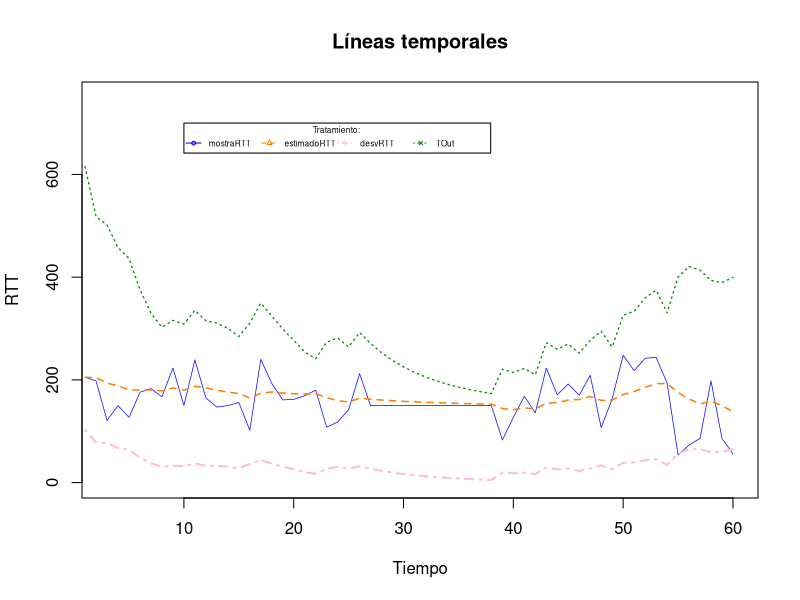
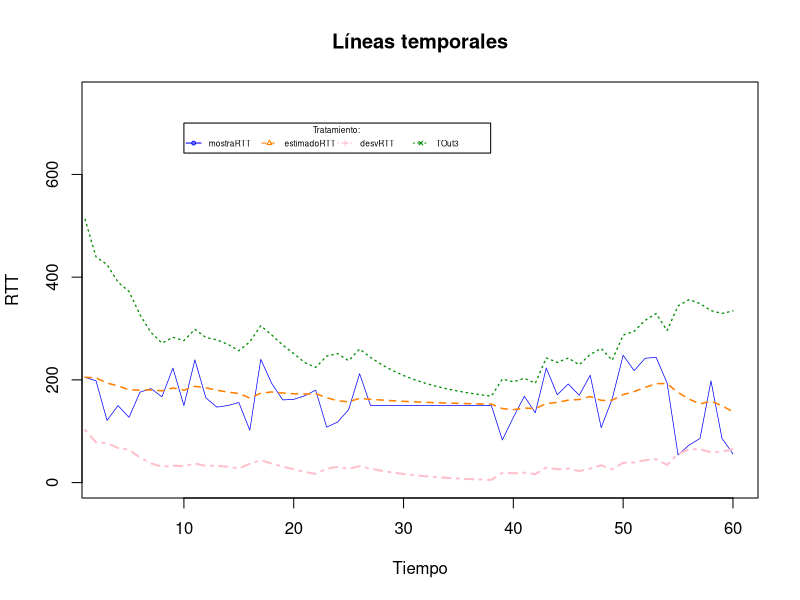
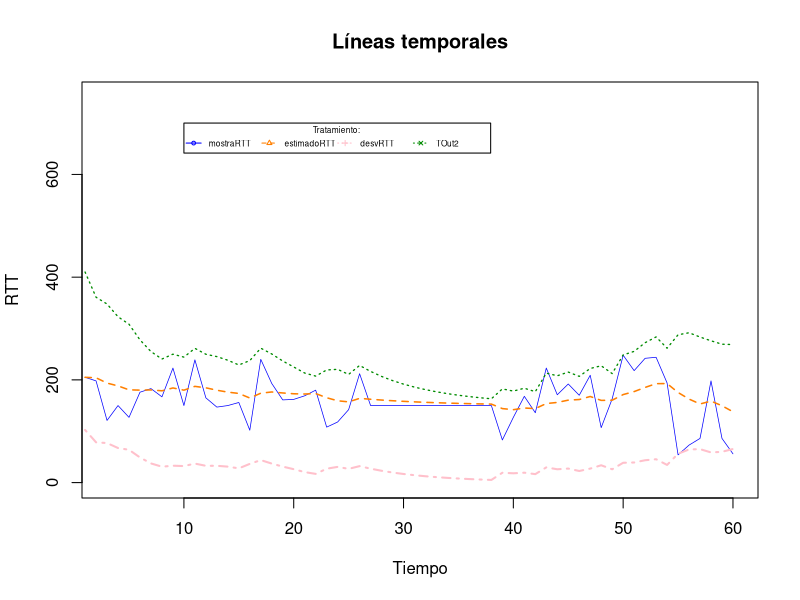
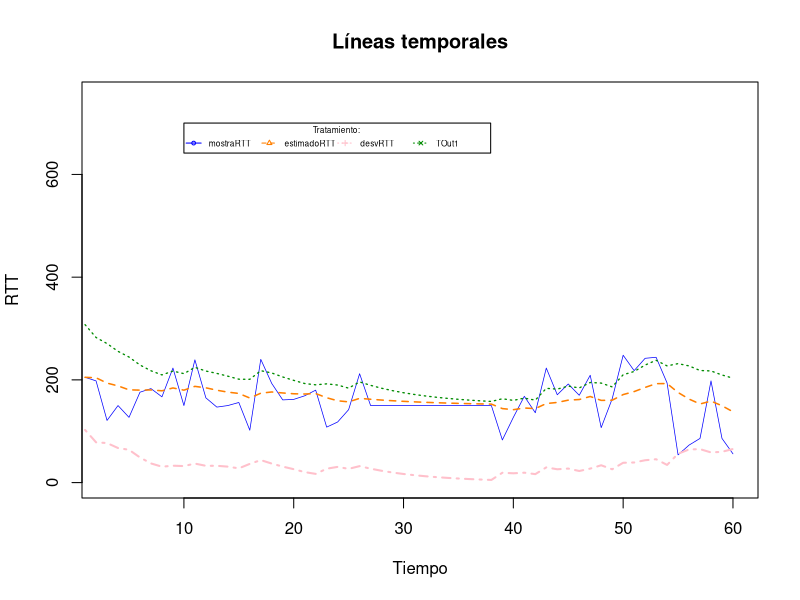
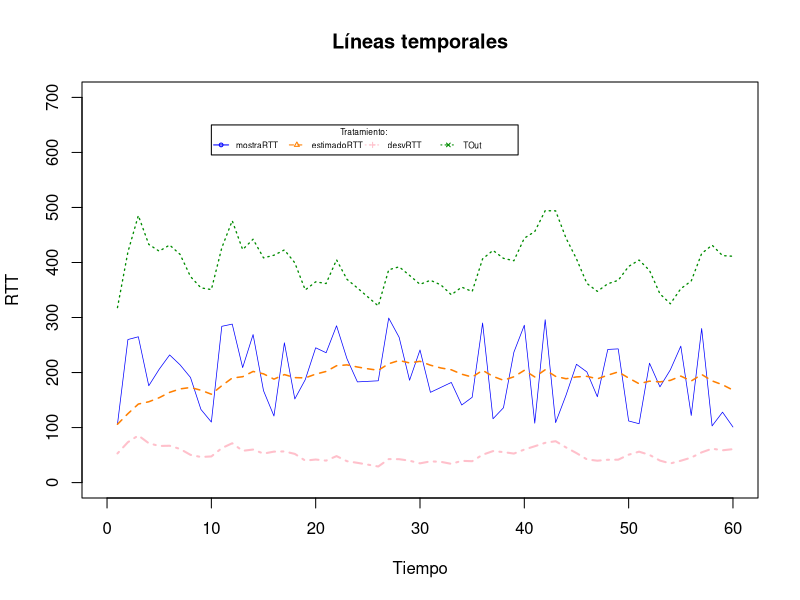

Write the R code that produced these figures, in order.
##    Ejercicio 1
#Datos:
RTT<-c(1,2,3,4,5,6,7,8,9,10,11,12,13,14,15,16,17,18,19,20,21,22,23,24,25,26,27,28,29,30,31,32,33,34,35,36,37,38,39,40,41,42,43,44,45,46,47,48,49,50,51,52,53,54,55,56,57,58,59,60)
# a)Muestra_RTT
mostraRTT <- c(205,198,121,150,127,176,183,167,223,150,239,165,147,150,156,102,240,193,161,162,169,180,108,118,142,212,150,150,150,150,150,150,150,150,150,150,150,150,83,127,168,136,223,171,192,170,209,107,163,248,218,242,244,194,54,73,86,198,86,56)

alfa = 0.125
beta = 0.25

#b) c) d)
estimadoRTT <- c()
estimadoRTT[1]<- mostraRTT[1]
desvRTT <- c()
desvRTT[1] <- mostraRTT[1]/2
TOut <- c()
TOut[1] <- estimadoRTT[1] + 4 * desvRTT[1]
i = 1
for(i in 2:length(mostraRTT)){
    estimadoRTT[i] <- (1 - alfa) * estimadoRTT[i-1] + alfa * mostraRTT[i]
    desvRTT[i] <- (1 - beta) * desvRTT[i-1] + beta * abs(mostraRTT[i]-estimadoRTT[i])
    TOut[i] <- estimadoRTT[i] + 4 * desvRTT[i]
}
representacion<-function(datos){
    plot( c(3,60), c(0,750), type = "n", xlab = "Tiempo",
          ylab="RTT", main = "Líneas temporales" )
    
    lines( datos$RTT,  datos$mostraRTT,
           lwd = 0.7,
           lty = 1,
           col = "blue",
           pch = 1 )
    lines( datos$RTT,  datos$estimadoRTT,
          lwd = 1.5,
          lty = 2,
          col = "darkorange1" )
    datos$TOut
    lines( datos$RTT, datos$TOut,
          lwd = 1.3,
          lty = 3,
          col = "green4")
    lines( datos$RTT,  datos$desvRTT ,
           lwd = 2,
           lty = 4,
           col = "pink")
    
    # leyenda
    legend( 10, 700, names(datos[2:5]), cex=0.5, col = c("blue", "darkorange1", "pink","green4" ),
            pch = 1:4, lty=1:4, title="Tratamiento: ", horiz = TRUE)
}

datos <- data.frame(RTT,mostraRTT, estimadoRTT, desvRTT, TOut)
representacion(datos)
#e) TOut sustituye el coeficiente 4 por los valores 3, 2 i 1
# coeficiente 3
TOut3 <- estimadoRTT + 3 * desvRTT
#representar
dat3 <- data.frame(RTT,mostraRTT, estimadoRTT, desvRTT, TOut3)
representacion(dat3)

# coeficiente 2
TOut2 <- estimadoRTT + 2 * desvRTT
#representar
dat2 <- data.frame(RTT,mostraRTT, estimadoRTT, desvRTT, TOut2)
representacion(dat2)

# coeficiente 1
TOut1 <- estimadoRTT + 1 * desvRTT
#representar
dat1 <- data.frame(RTT,mostraRTT, estimadoRTT, desvRTT, TOut1)
representacion(dat1)

##    Ejercicio 2
mostra <- sample(100:299,60,replace=F)
estimado <- c()
estimado[1]<- mostra[1]
desv <- c()
desv[1] <- mostra[1]/2
TO <- c() #Time out
TO[1] <- estimado[1] + 4 * desv[1]
i = 1
for(i in 2:length(mostra)){
  estimado[i] <- (1 - alfa) * estimado[i-1] + alfa * mostra[i]
  desv[i] <- (1 - beta) * desv[i-1] + beta * abs(mostra[i]-estimado[i])
  TO[i] <- estimado[i] + 4 * desv[i]
}

dat <- data.frame(RTT,mostra, estimado, desv, TO)

plot( c(0,60), c(0,700), type = "n", xlab = "Tiempo",
      ylab="RTT", main = "Líneas temporales" )

lines( dat$RTT,  dat$mostra,
       lwd = 0.7,
       lty = 1,
       col = "blue",
       pch = 1 )
lines( dat$RTT,  dat$estimado,
       lwd = 1.5,
       lty = 2,
       col = "darkorange1" )
lines( dat$RTT, dat$TO,
       lwd = 1.3,
       lty = 3,
       col = "green4")
lines( dat$RTT,  dat$desv ,
       lwd = 2,
       lty = 4,
       col = "pink")

# leyenda
legend( 10, 650, names(datos[2:5]), cex=0.5, col = c("blue", "darkorange1", "pink","green4" ),
        pch = 1:4, lty=1:4, title="Tratamiento: ", horiz = TRUE)
